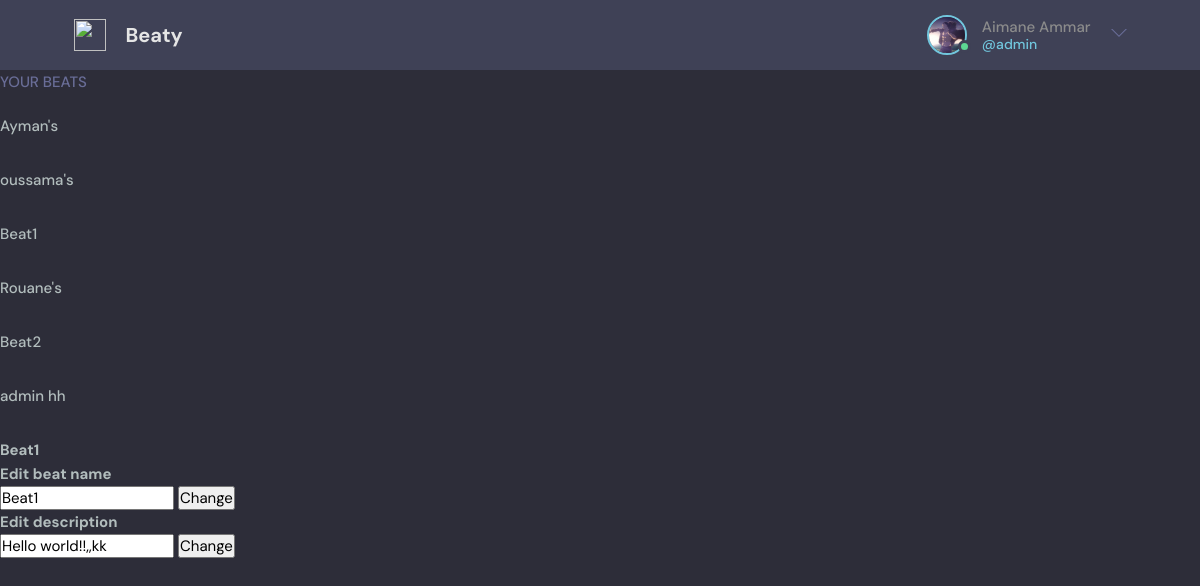
/edit/1/ (signed in), run on the app's committed database.
### base/models.py (models this page shows)
class User(AbstractUser):
    email = models.EmailField(unique=True, null=False)
    bio = models.CharField(max_length=300, default="")
    profile_img = models.ImageField(null=True, upload_to="images/")
    birthday=models.DateField(auto_now=False, null=True, blank=True)
    USERNAME_FIELD = 'email'
    REQUIRED_FIELDS = []
    def __str__(self):
        return self.username

class Beat(models.Model):
    creater = models.ForeignKey(User, on_delete=models.CASCADE, related_name='creater')
    name = models.CharField(max_length=200)
    description = models.TextField(default="")
    members = models.ManyToManyField(User, blank=True)
    updated = models.DateTimeField(auto_now=True)
    created = models.DateTimeField(auto_now_add=True)
    class Meta:
        ordering = ['-updated']
    def __str__(self):
        return self.name

### base/views.py (the view, shortened to what this page needs)
# urls.py: path('edit/<str:pk>/', views.editBeat, name='edit-beat'),
@login_required(login_url='login')
def editBeat(request, pk):
    search = request.GET.get('search') if request.GET.get('search') else ''
    beats = request.user.beat_set.filter(
        Q(name__icontains=search) |
        Q(creater__username__icontains=search) |
        Q(description__icontains=search)
        )
    if len(beats)==0:
        beats=None
    beat = Beat.objects.get(id=pk)
    if request.user != beat.creater:
        return redirect('home')
    context = {'beat': beat, 'beats': beats}
    return render(request, 'base/edit-beat.html', context)

### base/templates/base/edit-beat.html (shortened to what this page needs)
{% extends 'main.html' %}
{% block content %}
<div class="home-container">
    <div class="beats-list home-section">
        {% include 'base/beats-list.html' %}
    </div>
    <div class="beat home-section">
        <h2>{{beat}}</h2>
        <form method="post">
            <h6>Edit beat name</h6>
            <input type="text" name="name" value="{{beat}}" placeholder="Beat name">
            <input type="submit" value="Change">
        <h6>Edit description</h6>
            <input type="text" name="desc" value="{{beat.description}}" placeholder="Description">
            <input type="submit" value="Change">
        </form>
    </div>
</div>
{% endblock %}

### templates/navbar.html (shortened to what this page needs)
{% load static %}
<header class="header header--loggedIn">
    <div class="container">
      <a href="{% url 'home' %}" class="header__logo">
        <img src="assets/logo.svg" />
        <h1>Beaty</h1>
      </a>
      <nav class="header__menu">
        {%  if request.user.is_authenticated %}
        <div class="header__user">
          <a href="{% url 'profile' request.user %}">
            <div class="avatar avatar--medium active">
              {% if not request.user.profile_img %}
                  <img src="{% static 'images/avatar.svg' %}" alt="avatar">
              {% else %}
                  <img src="{{request.user.profile_img.url}}" alt="avatar">
              {% endif %}
            </div>
            <p>{{request.user.first_name}} {{request.user.last_name}} <span>@{{request.user}}</span></p>
          </a>
          <button class="dropdown-button">
            <svg version="1.1" xmlns="http://www.w3.org/2000/svg" width="32" height="32" viewBox="0 0 32 32">
              <title>chevron-down</title>
              <path d="M16 21l-13-13h-3l16 16 16-16h-3l-13 13z"></path>
            </svg>
          </button>
        </div>
        {% else %}
        <a href="{% url 'login' %}">
          <img src="./assets/avatar.svg" />
          <p>Login</p>
        </a>
        {% endif %}
      </nav>
    </div>
  </header>

### base/templates/base/beats-list.html
<div class="topics">
    <div class="topics__header">
        <h2>Your Beats</h2>
    </div>
    {% if beats %}
    <ul class="topics__list">
        {% for beat in beats %}
        <li>
        <a href="{% url 'beat' beat.id %}">{{beat.name}}</a>
        </li>
        {% endfor %}
    </ul>
    {% else %}
	<div>
		<i>No beats..</i>
	</div>
    {% endif %}
</div>

### static/styles/style.css (style rules this page uses)
:root { --color-main: #71c6dd; --color-main-light: #e1f6fb; --color-dark: #3f4156; --color-dark-medium: #51546e; --color-dark-light: #696d97; --color-light: #e5e5e5; --color-gray: #8b8b8b; --color-light-gray: #b2bdbd; --color-bg: #2d2d39; --color-success: #5dd693; --color-error: #fc4b0b; }
* { font-family: "DM Sans", -apple-system, BlinkMacSystemFont, "Segoe UI", Roboto, Oxygen, Ubuntu, Cantarell, "Open Sans", "Helvetica Neue", sans-serif; margin: 0; padding: 0; box-sizing: border-box; text-rendering: optimizeLegibility; font-size: inherit; }
html { font-size: 56.25%; }
@media only screen and (min-width: 1200px) { html { font-size: 62.5%; } }
body { line-height: 1.6; font-weight: 400; font-size: 1.5rem; color: var(--color-light-gray); background-color: var(--color-bg); min-height: 100vh; }
img { width: 100%; }
a { display: inline-block; color: var(--color-main); text-decoration: none; }
.container { max-width: 120rem; width: 90%; margin: auto; }
.avatar { position: relative; display: inline-block; border-radius: 50%; border: 2px solid var(--color-main); }
.avatar img { display: block; border-radius: 50%; object-fit: cover; object-position: center; }
.avatar::after { content: ""; display: block; position: absolute; background-color: var(--color-gray); z-index: 111; border-radius: 50%; border: 0.3rem solid var(--color-dark); }
.avatar.active::after { background-color: var(--color-success); }
.avatar.avatar--medium img { width: 3.6rem; height: 3.6rem; border-radius: 50%; }
.avatar.avatar--medium:after { width: 0.7rem; height: 0.7rem; bottom: 0px; right: -6px; }
.header { padding: 1.5rem; background-color: var(--color-dark); }
.header > .container { display: flex; gap: 9.5rem; }
.header__logo, .header__user { display: flex; gap: 2rem; align-items: center; }
.header__logo > img { height: 3.2rem; width: 3.2rem; }
.header__logo > h1 { font-weight: 700; font-size: 2rem; color: var(--color-light); }
.header__menu { margin-left: auto; position: relative; }
.header__menu a { display: flex; gap: 1.5rem; align-items: center; font-weight: 500; text-decoration: none; color: var(--color-gray); }
.header__menu img { height: 3.6rem; }
.header__menu p { line-height: 1.2; }
.header__menu span { color: var(--color-main); font-weight: 500; font-size: 1.4rem; display: block; }
.header__menu svg { width: 1.6rem; height: 1.6rem; fill: var(--color-dark-light); }
.dropdown-button { background: transparent; border: 0; outline: 0; cursor: pointer; }
.topics__header { margin-bottom: 2rem; }
.topics__header h2 { text-transform: uppercase; font-weight: 500; color: var(--color-dark-light); }
.topics__list { list-style: none; }
.topics__list li a { display: flex; justify-content: space-between; margin-bottom: 3rem; font-weight: 500; color: var(--color-light-gray); transition: all 0.3s ease-in-out; }

### data on the page
User: user.profile_img (picture), user.first_name "Aimane", user.last_name "Ammar", user "admin"
Beat: name "Ayman's"
Beat: name "oussama's"
Beat: name "Beat1", desc "Hello world!!,,kk"
Beat: name "Rouane's"
Beat: name "Beat2"
Beat: name "admin hh"
